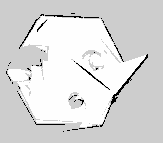
#> input picture PycharmProjects/pythonProject/imgs/fishbot_map.pgm, 163 x 143 px
$ python day07.py
#> lines starting #> are read from the running program, lines starting #| are printed output that depends on the picture
import cv2
import numpy as np

# 读取图像
img = cv2.imread('imgs/fishbot_map.pgm', 0)
#> img is the input picture: shape (143, 163); min 0, max 254, mean 217.9

# 应用中值滤波器去除噪点
denoised_img = cv2.medianBlur(img, 5)
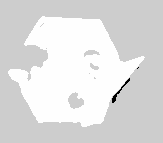
#> denoised_img: shape (143, 163); min 0, max 254, mean 222.8

# 显示原图和去噪后的图像
cv2.imshow('Original Image', img)
cv2.imshow('Denoised Image', denoised_img)

# 等待按键，然后关闭窗口
cv2.waitKey(0)
cv2.destroyAllWindows()

$ run again, with PycharmProjects/pythonProject/imgs/Pyramid_1.png saved as PycharmProjects/pythonProject/imgs/fishbot_map.pgm
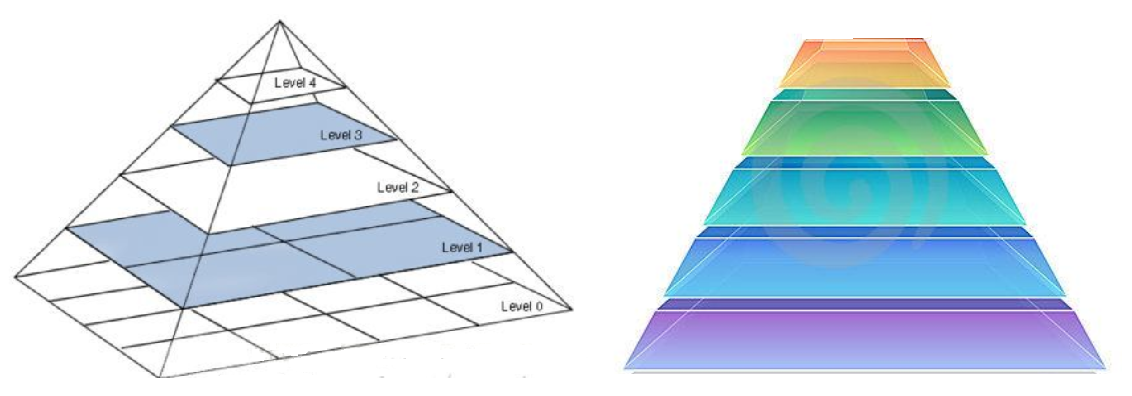
#> input picture PycharmProjects/pythonProject/imgs/Pyramid_1.png, 1132 x 396 px
#> `img = cv2.imread('imgs/fishbot_map.pgm', 0)`:
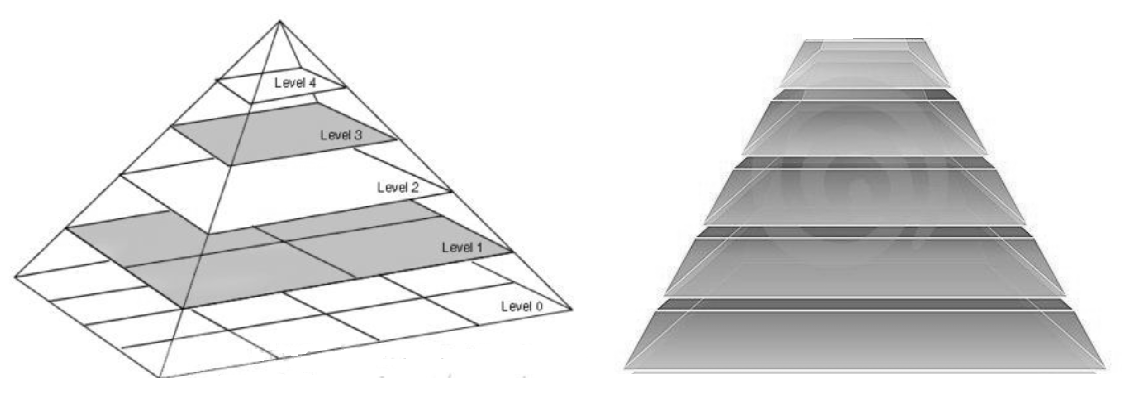
#> img: shape (396, 1132); min 6, max 255, mean 224.1
#> `denoised_img = cv2.medianBlur(img, 5)`:
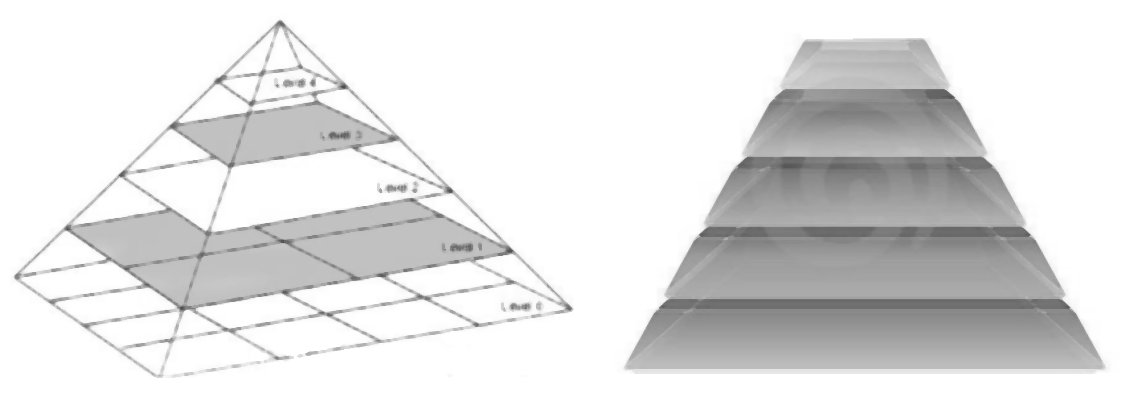
#> denoised_img: shape (396, 1132); min 78, max 255, mean 225.3
